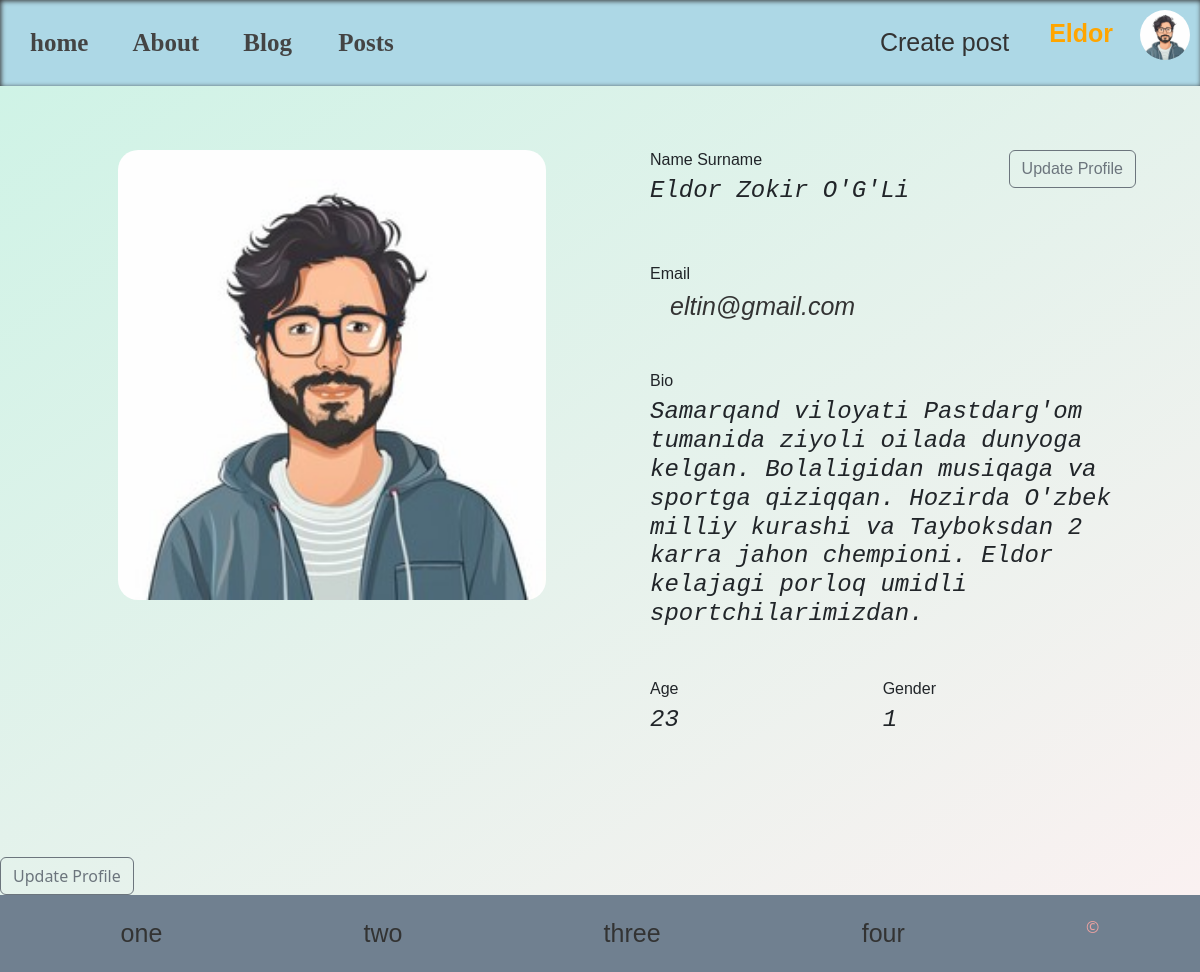
The app's page /users/profile/ (signed in) with its own data.
### users/models.py (models this page shows, shortened)
class Profile(models.Model):
    user = models.OneToOneField(User, on_delete=models.CASCADE)
    first_name = models.CharField(max_length=100, default='')
    last_name = models.CharField(max_length=100, default='')
    bio = models.TextField(null=True, blank=True)
    image = models.ImageField(default='default.jpg', upload_to='profile_pics')
    age =  models.IntegerField( null=True, blank=True)
    gender = models.CharField(max_length=50, null=True, blank=True)

### users/views.py (the view)
# urls.py: path('profile/', profile_page, name='profile_page'),
def profile_page(request):
    profile = Profile.objects.filter(id=request.user.profile.id).first()
    context = {
        'profile': profile,
    }
    return render(request, 'profile_page.html', context)

### users/templates/profile_page.html (shortened to what this page needs)
{% extends 'base.html' %}
{% load static %}
{% block css %}
   <link rel="stylesheet" href="{% static 'styles/profile.css' %}" />
{% endblock %}
{% block content %}
    <div class="profile-intro-wrapper">
        <img src="{{ user.profile.image.url }}" alt="profile-picture" class="profile-picture-item">
        <div class="content">
            <div class="control name">
                <div class="name-left">
                    <h6>Name Surname</h6>
                    {%if profile.first_name or profile.last_name%}
                        <h4> {{ profile.first_name|title}} {{ profile.last_name|title}}</h4>
                    {% else %}
                        <h4>{{ user.username|title }}</h4>
                    {% endif %}
                </div>
                <div class="name-right">
                    {% if request.user.is_authenticated %}
                        {% if profile.id == request.user.profile.id %}
                            <a href="{% url 'update_profile_page' %}" class="btn btn-outline-secondary">Update Profile</a>
                        {% endif %}
                    {% endif %}
                </div>
            </div>
            <div class="control">
                <h6>Email</h6>
                {%if profile.user.email %}
                    <h4  ><a class="mail" href="mailto:{{ profile.user.email }} ">{{ user.email }}</a></h4>
                {%else%}
                    <h4>---</h4>
                {%endif%}
            </div>
            <div class="control">
                <h6>Bio</h6>
                {% if profile.bio %}
                    <h4 class="bio">{{ profile.bio }}</h4>
                {% else %}
                    <h4>---</h4>
                {% endif %}
            </div>
            <div class="control age-gender">
                <div class="left">
                    <h6>Age</h6>
                    <h4>{{ profile.age }}</h4>
                </div>
                <div class="right">
                    <h6>Gender</h6>
                    {%if profile.gender %}
                        <h4>{{profile.gender}}</h4>
                    {%else%}
                        <h4>---</h4>
                    {%endif%}
                </div>
            </div>
        </div>
    </div>
    <a href="{% url 'update_profile_page' %}" class="btn btn-outline-secondary">Update Profile</a>
{% endblock%}

### templates/navbar.html (shortened to what this page needs)
{% load static %}
<header>
    <div class="links">
        <a href="{%url 'home'%}">home</a>
        <a href="{% url 'about'%}">About</a>
        <a href="{% url 'blog'%}">Blog </a>
        <a href="{% url 'posts'%}">Posts</a>
    </div>
    <div class="auth-wrapper">
        {%if not request.user.is_authenticated%}
            <a class="nav-item login" href="#">
                <img src="{%static 'icons/lupa.png' %}" width="20" alt="icon">
            </a>
            <a class="nav-item login" href="{%url 'login_user'%}">login</a>
            <a class="nav-item signup" href="{%url 'create-user'%}">sign up</a>
        {% else %}
            <div class="profile-auth-wrapper">
                <a class="nav-item signup" href="{%url 'create_post'%}">Create post</a>
                <div class="content">
                    <p class="user-info">
                        <a class="nav-item login" href="{% url 'profile_page' %}">{{ request.user.username | title}}</a>
                        <img src="{{user.profile.image.url}}" class="profile-picture" alt="user-image">
                     </p>
                </div>
            </div>
        {%endif%}
    </div>
</header>

### static/styles/navbar.css (style rules this page uses)
* { padding: 0; margin: 0; transition: 0.5s; }
header { display: flex; justify-content: space-between; align-items: center; box-shadow: inset 1px 1px 5px #333; padding: 10px; background-color: lightblue; }
.links a { padding: 20px; color: #444; font-size: 25px; font-family: cursive ; font-weight: bolder; border-radius: 10px; }
a { text-decoration: none; border-radius: 5px; padding: 10px 20px; font-family: sans-serif; color: #333; font-size: 25px; }
.login { font-family: Impact, Haettenschweiler, 'Arial Narrow Bold', sans-serif; color: orange; font-size: 25px; cursor: pointer; }
.profile-auth-wrapper { display: flex; justify-content: space-between; align-items: center; }
.content { position: relative; }
.user-info { font-family: Arial, Helvetica, sans-serif; font-weight: bolder; font-size: 25px; cursor: pointer; }
.profile-picture { width: 50px; height: 50px; border-radius: 50%; }

### static/styles/profile.css (style rules this page uses)
.profile-intro-wrapper { min-height: 90vh; width: 100%; display: grid; grid-template-columns: repeat(2, 1fr); padding: 4rem ; }
.profile-intro-wrapper img { width: 80%; height: 70%; margin: 0 auto; border-radius: 20px; }
.profile-intro-wrapper .content .control.age-gender { display: flex; justify-content: space-between; padding-right: 200px; }
.profile-intro-wrapper .content .control { margin-bottom: 50px; }
.profile-intro-wrapper .content { padding-left: 50px; text-align: left; font-family: sans-serif; }
.profile-intro-wrapper .content h4 { font-style: italic; font-family: monospace; }
.name { display: flex; justify-content: space-between; }

### records on screen
Profile: first_name "Eldor", last_name "Zokir O'G'Li", bio "Samarqand viloyati Pastdarg'om tumanida ziyoli oilada dunyoga kelgan. Bolaligidan musiqaga va sportga qiziqqan. Hozirda O'zbek milliy kurashi va Tayboksdan 2 karra jahon chempioni. Eldor kelajagi porloq umidli sportchilarimizdan.", age "23", gender "1"

### other values on screen
{{ request.user.username | title }} "Eldor"
{{ user.email }} "eltin@gmail.com"
